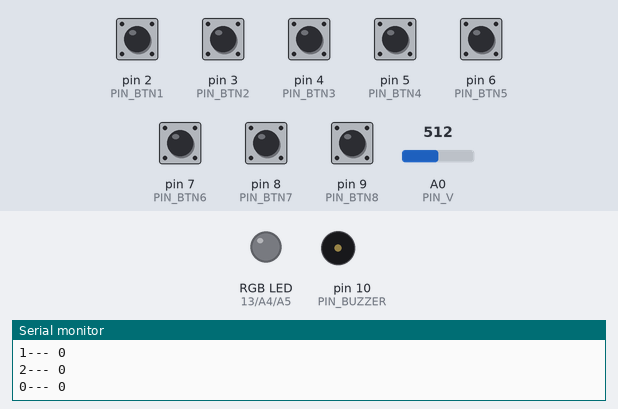
Simulated run of this sketch. Board: Arduino Uno, built with avr-gcc and run on an emulated ATmega328P. Shown: an RGB LED mixed from three pins (HIGH = lit), buzzer (waves = sounding), the last lines printed to the serial monitor. The inputs (shaded band) are chosen by the test bench; at power-on: pin 2 (PIN_BTN1), pin 3 (PIN_BTN2), pin 4 (PIN_BTN3), pin 5 (PIN_BTN4), pin 6 (PIN_BTN5), pin 7 (PIN_BTN6), pin 8 (PIN_BTN7), pin 9 (PIN_BTN8) HIGH, A0 (PIN_V) = 512.

Above: at 1.2 s.
1.3 s: pin 2 (PIN_BTN1) pulled LOW for 1 s
At 2.0 s:
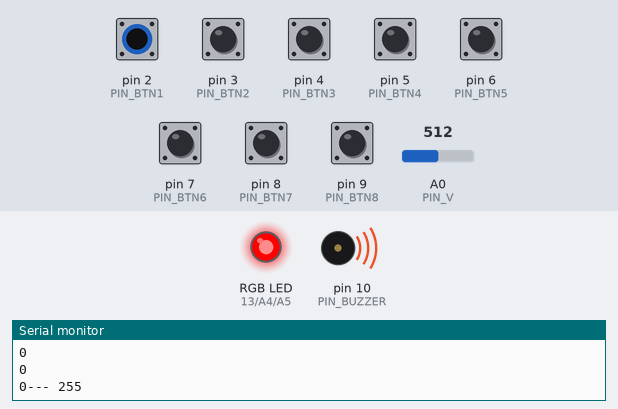
Timing chart, 0 to 4.3 s (numbered marks = the images above; inputs shaded):
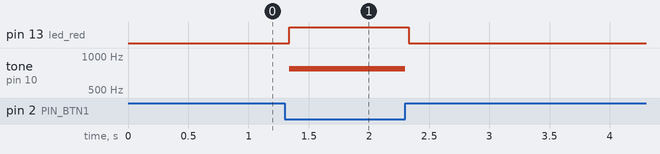

Measured:
- after the input at 1.3 s, pin 13 (led_red): LOW → HIGH at once, → LOW 0.99 s later; tone on pin 10 (PIN_BUZZER): silent → 773 Hz at once, → silent 0.96 s later

The sketch:

pianolol.ino
```cpp
// NB: ALL NOTES DEFINED WITH STANDARD ENGLISH NAMES, EXCEPT FROM "A"
//THAT IS CALblue  WITH THE ITALIAN NAME "LA" BECAUSE A0,A1...ARE THE ANALOG PINS ON ARDUINO.
// (Ab IS CALblue  Ab AND NOT LAb)
#define C0 16.35
#define Db0 17.32
#define D0  18.35
#define Eb0 19.45
#define E0  20.60
#define F0  21.83
#define Gb0 23.12
#define G0  24.50
#define Ab0 25.96
#define LA0 27.50
#define Bb0 29.14
#define I0  30.87
#define C1  32.70
#define Db1 34.65
#define D1  36.71
#define Eb1 38.89
#define E1  41.20
#define F1  43.65
#define Gb1 46.25
#define G1  49.00
#define Ab1 51.91
#define LA1 55.00
#define Bb1 58.27
#define I1  61.74
#define C2  65.41
#define Db2 69.30
#define D2  73.42
#define Eb2 77.78
#define E2  82.41
#define F2  87.31
#define Gb2 92.50
#define G2  98.00
#define Ab2 103.83
#define LA2 110.00
#define Bb2 116.54
#define I2  123.47
#define C3  130.81
#define Db3 138.59
#define D3  146.83
#define Eb3 155.56
#define E3  164.81
#define F3  174.61
#define Gb3 185.00
#define G3  196.00
#define Ab3 207.65
#define LA3 220.00
#define Bb3 233.08
#define I3  246.94
#define C4  261.63
#define Db4 277.18
#define D4  293.66
#define Eb4 311.13
#define E4  329.63
#define F4  349.23
#define Gb4 369.99
#define G4  392.00
#define Ab4 415.30
#define LA4 440.00
#define Bb4 466.16
#define I4  493.88
#define C5  523.25
#define Db5 554.37
#define D5  587.33
#define Eb5 622.25
#define E5  659.26
#define F5  698.46
#define Gb5 739.99
#define G5  783.99
#define Ab5 830.61
#define LA5 880.00
#define Bb5 932.33
#define I5  987.77
#define C6  1046.50
#define Db6 1108.73
#define D6  1174.66
#define Eb6 1244.51
#define E6  1318.51
#define F6  1396.91
#define Gb6 1479.98
#define G6  1567.98
#define Ab6 1661.22
#define LA6 1760.00
#define Bb6 1864.66
#define I6  1975.53
#define C7  2093.00
#define Db7 2217.46
#define D7  2349.32
#define Eb7 2489.02
#define E7  2637.02
#define F7  2793.83
#define Gb7 2959.96
#define G7  3135.96
#define Ab7 3322.44
#define LA7 3520.01
#define Bb7 3729.31
#define B7  3951.07
#define C8  4186.01
#define Db8 4434.92
#define D8  4698.64
#define Eb8 4978.03

const byte PIN_BUZZER = 10;
const byte PIN_BTN1 = 2;
const byte PIN_BTN2 = 3;
const byte PIN_BTN3 = 4;
const byte PIN_BTN4 = 5;
const byte PIN_BTN5 = 6;
const byte PIN_BTN6 = 7;
const byte PIN_BTN7 = 8;
const byte PIN_BTN8 = 9;

const byte PIN_H = A1;
const byte PIN_V = A0;
const byte PIN_SW = 12;

const byte led_red=13;
const byte led_green = A4;
const byte led_blue = A5;

int color[3];

float frequency[8] = { C4, D5, E5, F6, G6, LA7, B7, C8 };

void setup() {
  Serial.begin(9600); // Opens Serial communication

  // pin rgb
  pinMode(led_red, OUTPUT);
  pinMode(led_green, OUTPUT);
  pinMode(led_blue, OUTPUT);

  // pin buzzer
  pinMode(PIN_BUZZER, OUTPUT);

  // pin button
  pinMode(PIN_BTN1, INPUT_PULLUP);
  pinMode(PIN_BTN2, INPUT_PULLUP);
  pinMode(PIN_BTN3, INPUT_PULLUP);
  pinMode(PIN_BTN4, INPUT_PULLUP);
  pinMode(PIN_BTN5, INPUT_PULLUP);
  pinMode(PIN_BTN6, INPUT_PULLUP);
  pinMode(PIN_BTN7, INPUT_PULLUP);
  pinMode(PIN_BTN8, INPUT_PULLUP);

  // analog
  pinMode(PIN_V, INPUT);
  analogWrite(PIN_BUZZER,0);
}

void setColor(int red, int green, int blue) {
  int i=0;
  for(i; i<(sizeof(color)/ sizeof(color[0]));i++){
    Serial.print(i);
    Serial.print("--- ");
    Serial.println(color[i]);
  }

  #ifdef COMMON_ANODE
  red = 255 - red;
  green = 255 - green;
  blue = 255 - blue;
  #endif
  analogWrite(led_red, red);
  analogWrite(led_blue, blue);
  analogWrite(led_green, green);

  color[0] = red;
  color[1] = green;
  color[2] = blue;
}

void manageColor(int position, int nombre){
  float croix = (nombre / 10)+100;
  //Serial.print(nombre);
  //Serial.print("------------");
  //Serial.println(croix);

  switch(position){
    case 1:
      if(croix+color[0]>255){
        croix = 255;
      } else if (croix<150){
        croix += 50;
      };
      setColor(croix, color[1], color[2]);
      break;
    case 2:
      if(croix+color[1]>255){
        croix = 255;
      } else if (croix<150){
        croix += 50;
      };
      setColor(color[0], croix, color[2]);
      break;
  }
}

void wahwah(float frequence){
  if(analogRead(PIN_V)<520 && analogRead(PIN_V)>515){
    setColor(0, 0, 250);
    tone(PIN_BUZZER,frequence);
  }
  if(analogRead(PIN_V)<515) {
    manageColor(1, analogRead(PIN_V));
    int newfreq = frequence+analogRead(PIN_V);
    tone(PIN_BUZZER,newfreq);
  }
  if(analogRead(PIN_V)>520) {
    manageColor(2, analogRead(PIN_V));
    int newfreq = frequence+1000+analogRead(PIN_V);
    tone(PIN_BUZZER,newfreq);
  }
}

void loop() {
  if(digitalRead(PIN_BTN1)==LOW)
  {
    while(digitalRead(PIN_BTN1)==LOW){
      Serial.println(color[0]);
      Serial.println(color[1]);
      Serial.println(color[2]);
      wahwah(frequency[0]);
    }
  }

  else if(digitalRead(PIN_BTN2)==LOW)
  {
    while(digitalRead(PIN_BTN2)==LOW){
      wahwah(frequency[1]);
    }
  }

  else if(digitalRead(PIN_BTN3)==LOW)
  {
    while(digitalRead(PIN_BTN3)==LOW){
      wahwah(frequency[2]);
    }
  }

  else if(digitalRead(PIN_BTN4)==LOW)
  {
    while(digitalRead(PIN_BTN4)==LOW){
      wahwah(frequency[3]);
    }
  }

  else if(digitalRead(PIN_BTN5)==LOW)
  {
    while(digitalRead(PIN_BTN5)==LOW){
      wahwah(frequency[4]);
    }
  }

  else if(digitalRead(PIN_BTN6)==LOW)
  {
    while(digitalRead(PIN_BTN6)==LOW){
      wahwah(frequency[5]);
    }
  }

  else if(digitalRead(PIN_BTN7)==LOW)
  {
    while(digitalRead(PIN_BTN7)==LOW){
      wahwah(frequency[6]);
    }
  }

  else if(digitalRead(PIN_BTN8)==LOW)
  {
    while(digitalRead(PIN_BTN8)==LOW){
      wahwah(frequency[7]);
    }
  } else {
    setColor(0, 0, 0);
  }

  noTone(PIN_BUZZER);
  delay(10); //reading delay
}
```
